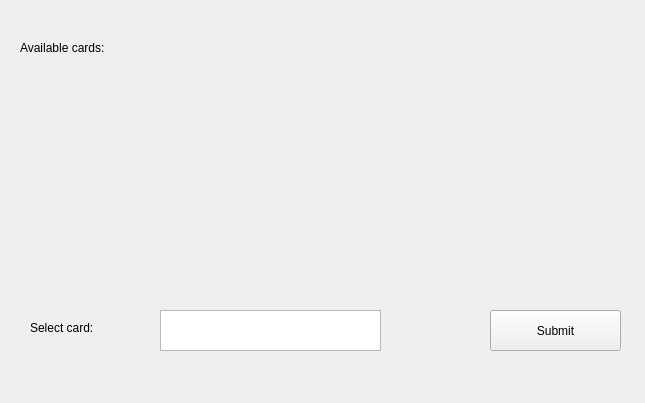
<?xml version="1.0" encoding="UTF-8"?>
<ui version="4.0">
 <class>Form</class>
 <widget class="QWidget" name="Form">
  <property name="geometry">
   <rect>
    <x>0</x>
    <y>0</y>
    <width>645</width>
    <height>403</height>
   </rect>
  </property>
  <property name="windowTitle">
   <string>Form</string>
  </property>
  <widget class="QLabel" name="label">
   <property name="geometry">
    <rect>
     <x>20</x>
     <y>40</y>
     <width>171</width>
     <height>16</height>
    </rect>
   </property>
   <property name="text">
    <string>Available cards:</string>
   </property>
  </widget>
  <widget class="QLabel" name="availableCards">
   <property name="geometry">
    <rect>
     <x>20</x>
     <y>70</y>
     <width>581</width>
     <height>201</height>
    </rect>
   </property>
   <property name="text">
    <string/>
   </property>
  </widget>
  <widget class="QLabel" name="label_2">
   <property name="geometry">
    <rect>
     <x>30</x>
     <y>320</y>
     <width>111</width>
     <height>16</height>
    </rect>
   </property>
   <property name="text">
    <string>Select card: </string>
   </property>
  </widget>
  <widget class="QTextEdit" name="cardNum">
   <property name="geometry">
    <rect>
     <x>160</x>
     <y>310</y>
     <width>221</width>
     <height>41</height>
    </rect>
   </property>
  </widget>
  <widget class="QToolButton" name="submit">
   <property name="geometry">
    <rect>
     <x>490</x>
     <y>310</y>
     <width>131</width>
     <height>41</height>
    </rect>
   </property>
   <property name="text">
    <string>Submit</string>
   </property>
  </widget>
 </widget>
 <resources/>
 <connections/>
</ui>
